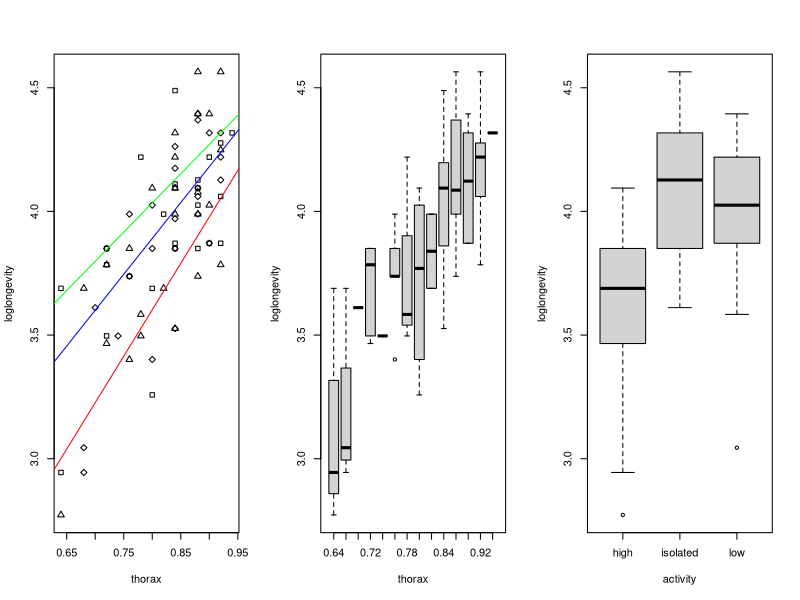
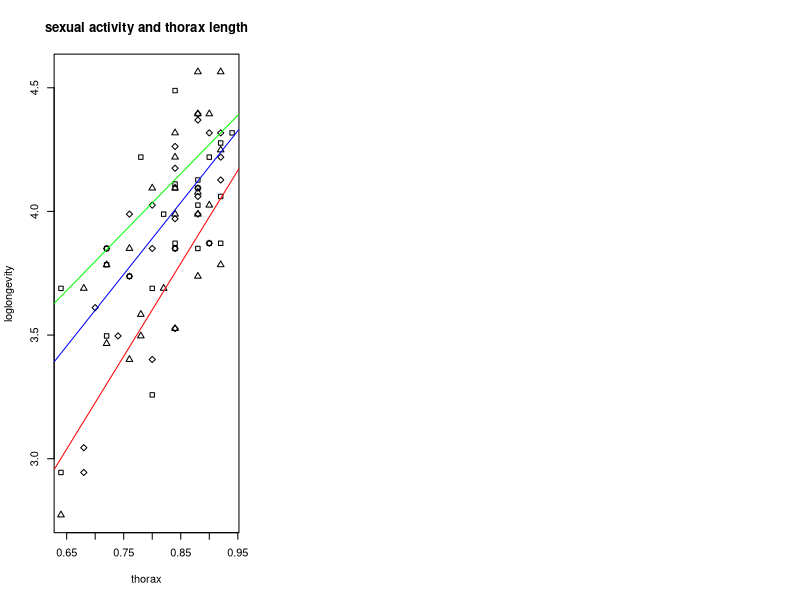
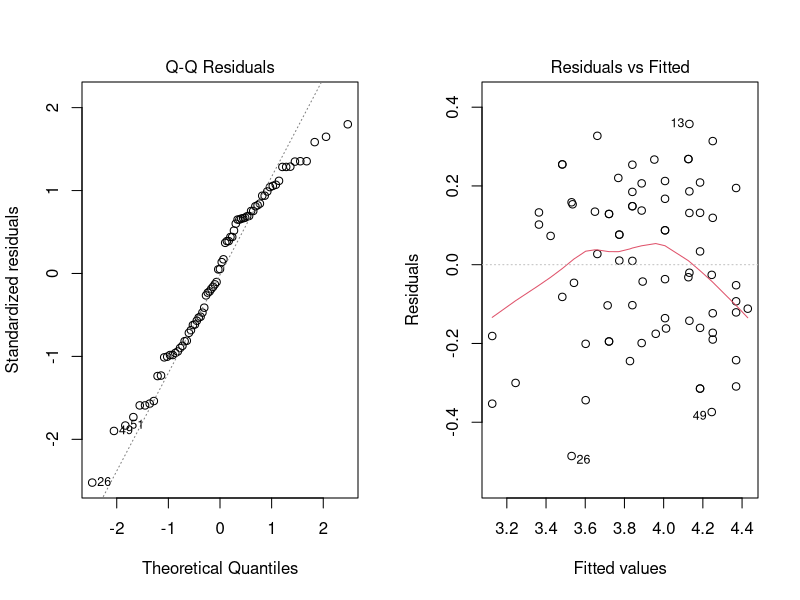
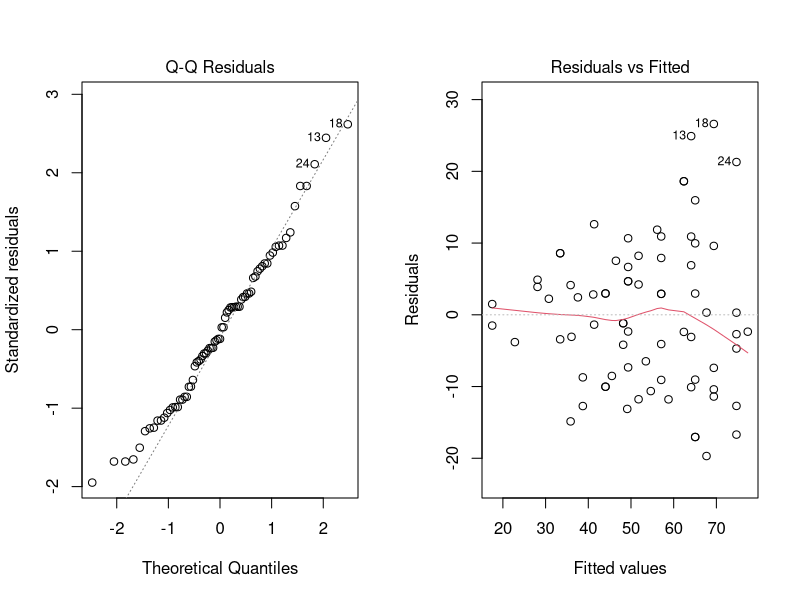
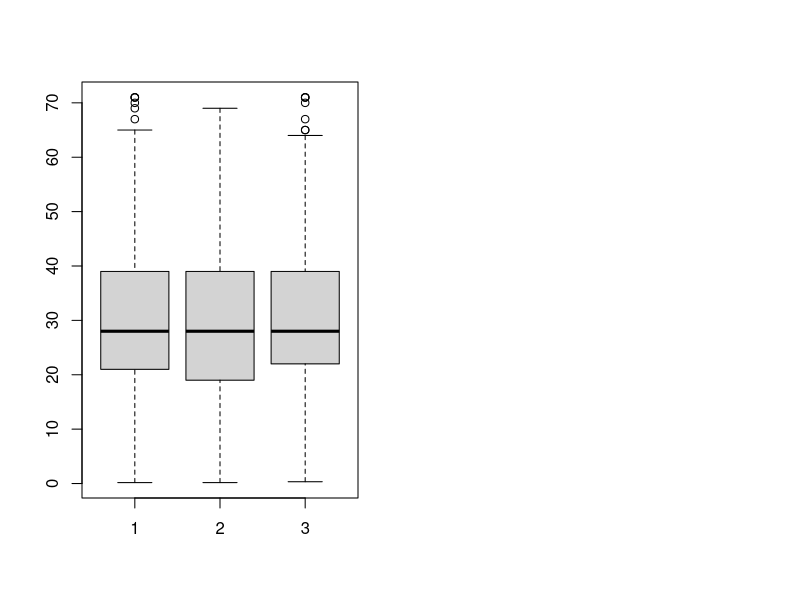
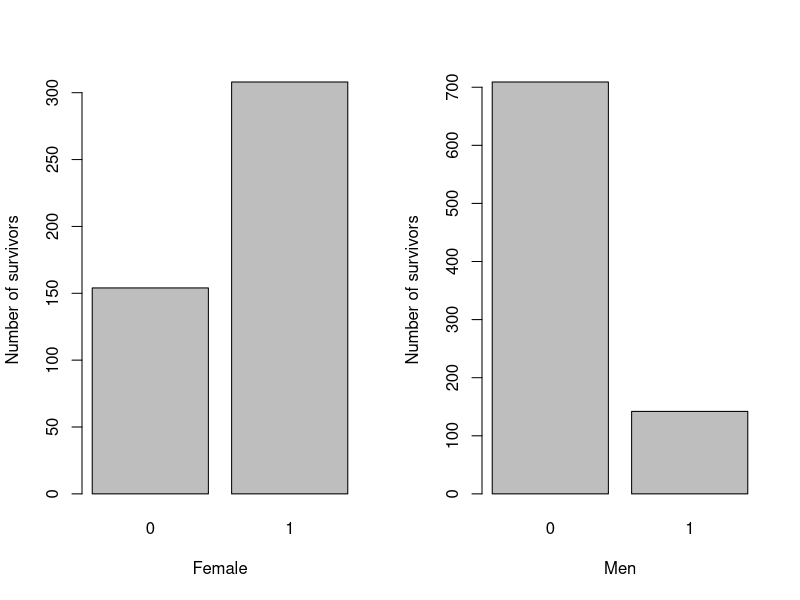
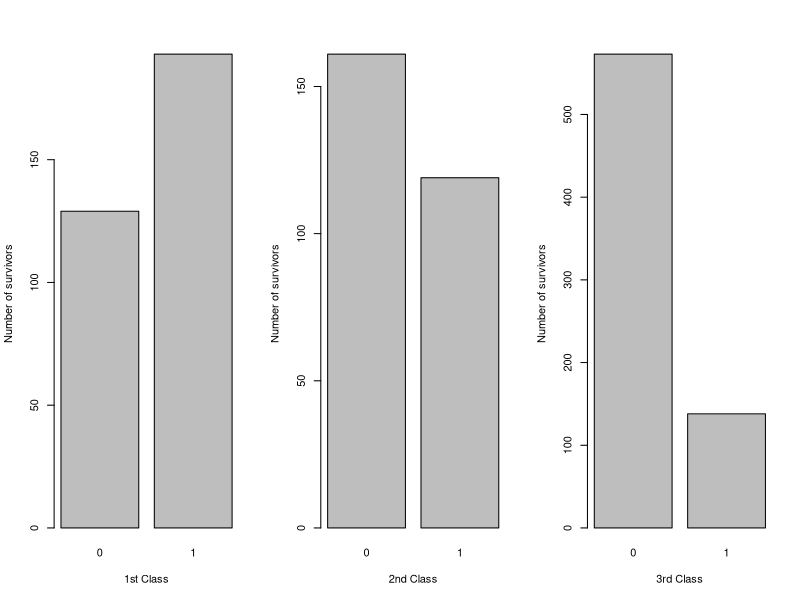
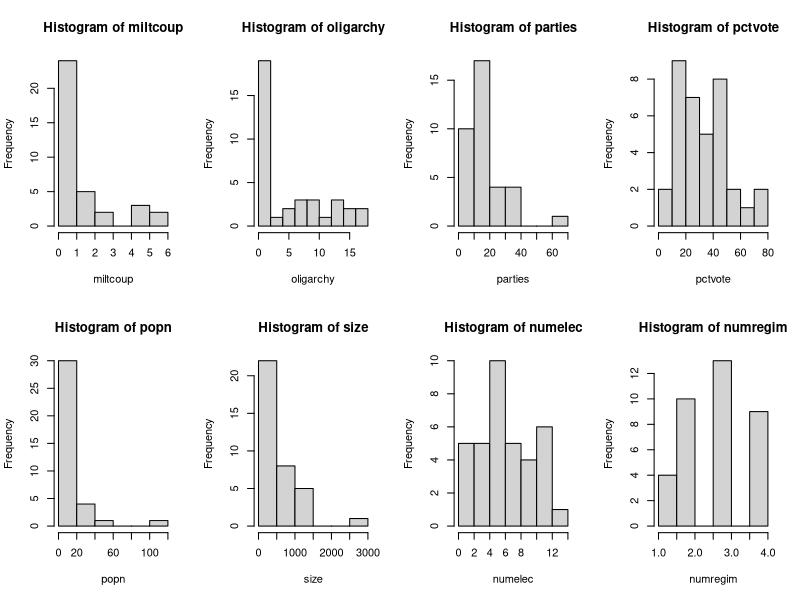

These charts were generated, in order, by the following R code:
## ---- chunk 1
knitr::opts_chunk$set(echo = TRUE)
knitr::opts_chunk$set(fig.width=6, fig.height=4, fig.align = "center")
library(knitr)
## ---- chunk 2
ffdata = read.table('fruitflies.txt', header=T)
ffdata$loglongevity = log(ffdata$longevity)
par(mfrow=c(1,3))
plot(loglongevity~thorax, pch=c(22, 23, 24), data=ffdata)
abline(lm(loglongevity~thorax,data=ffdata[ffdata$activity=="high",]),col="red")
abline(lm(loglongevity~thorax,data=ffdata[ffdata$activity=="low",]),col="blue")
abline(lm(loglongevity~thorax,data=ffdata[ffdata$activity=="isolated",]),col="green")
boxplot(loglongevity~thorax,data=ffdata)
boxplot(loglongevity~activity, data=ffdata)
## ---- chunk 3
ffaov = lm(loglongevity~activity, data=ffdata);anova(ffaov)
## ---- chunk 4
summary(ffaov)
## ---- chunk 5
fflm = lm(loglongevity~thorax+activity,data=ffdata);drop1(fflm,test="F")
## ---- chunk 6
summary(fflm)
## ---- chunk 7
mean(ffdata$thorax)
## ---- chunk 8
plot(loglongevity~thorax, pch=c(22, 23, 24), data=ffdata,main="sexual activity and thorax length")
abline(lm(loglongevity~thorax,data=ffdata[ffdata$activity=="high",]),col="red")
abline(lm(loglongevity~thorax,data=ffdata[ffdata$activity=="low",]),col="blue")
abline(lm(loglongevity~thorax,data=ffdata[ffdata$activity=="isolated",]),col="green")
## ---- chunk 9
fflmm=lm(loglongevity~activity*thorax,data=ffdata);summary(fflmm)
## ---- chunk 10
summary(ffaov)$r.squared
summary(fflm)$r.squared
## ---- chunk 11
par(mfrow=c(1,2))
plot(fflm,2);plot(fflm,1)
## ---- chunk 12
mean(ffdata$thorax)
## ---- chunk 13
shapiro.test(residuals(fflm))
## ---- chunk 14
fflaov=lm(longevity~thorax+activity, data=ffdata)
anova(fflaov)
## ---- chunk 15
par(mfrow=c(1,2))
plot(fflaov,2);plot(fflaov,1)
## ---- chunk 16
shapiro.test(residuals(fflaov))
## ---- chunk 17
data = read.table('titanic.txt', header=T)
attach(data)
survivars_age = Age[Survived == 1]
not_survivars_age = Age[Survived == 0]
boxplot(Age, survivars_age, not_survivars_age)
## ---- chunk 18
surv_fem = table(Survived[Sex == "female"])
surv_men = table(Survived[Sex == "male"])

par(mfrow=c(1,2))
barplot(surv_fem , ylab="Number of survivors", xlab="Female")
barplot(surv_men, ylab="Number of survivors", xlab="Men")
## ---- chunk 19
surv_1cls = table(Survived[PClass == "1st"])
surv_2cls = table(Survived[PClass == "2nd"])
surv_3cls = table(Survived[PClass == "3rd"])

par(mfrow=c(1,3))
barplot(surv_1cls, ylab="Number of survivors", xlab="1st Class")
barplot(surv_2cls, ylab="Number of survivors", xlab="2nd Class")
barplot(surv_3cls, ylab="Number of survivors", xlab="3rd Class")
## ---- chunk 20
fact_PClass = factor(PClass)
fact_Sex = factor(Sex)
fact_Age = factor(Age)
titglm = glm(Survived ~ fact_PClass + fact_Sex + fact_Age, data = data, family=binomial)
#summary(titglm, maxsum = 10)
## ---- chunk 21
titglm_f = glm(Survived ~ fact_PClass + fact_Sex + Age, data = data, family=binomial)
summary(titglm_f)
## ---- chunk 22
exp(coef(titglm_f))
## ---- chunk 23
cat("odds of 1st class + female + age =", exp(3.759662 - 0 - 0 - 0.039177), "\n")
cat("odds of 1st class + male + age =", (3.759662 - 0 - 2.631357 - 0.039177), "\n")
cat("odds of 2st class + female + age =", exp(3.759662 - 1.291962 - 0 - 0.039177), "\n")
cat("odds of 2st class + male + age =", exp(3.759662 - 1.291962 - 2.631357 - 0.039177), "\n")
cat("odds of 3st class + female + age =", exp(3.759662 - 2.521419 - 0 - 0.039177), "\n")
cat("odds of 3st class + male + age =", exp(3.759662 - 2.521419 - 2.631357 - 0.039177), "\n")
## ---- chunk 24
glm1 = glm(Survived ~ Age * fact_Sex, data = data, family=binomial)
anova(glm1, test="Chisq")
## ---- chunk 25
glm2 = glm(Survived ~ Age * fact_PClass, data = data, family=binomial)
anova(glm2, test="Chisq")
## ---- chunk 26
titglm2 = glm(Survived ~ fact_PClass + fact_Sex, data = data, family=binomial)
## ---- chunk 27
p1m = predict(titglm2, data.frame(fact_PClass = "1st", fact_Sex = "male", Age = "53"), type="response")
p2m = predict(titglm2, data.frame(fact_PClass = "2nd", fact_Sex = "male", Age = "53"), type="response")
p3m = predict(titglm2, data.frame(fact_PClass = "3rd", fact_Sex = "male", Age = "53"), type="response")
p1f = predict(titglm2, data.frame(fact_PClass = "1st", fact_Sex = "female", Age = "53"), type="response")
p2f = predict(titglm2, data.frame(fact_PClass = "2nd", fact_Sex = "female", Age = "53"), type="response")
p3f = predict(titglm2, data.frame(fact_PClass = "3rd", fact_Sex = "female", Age = "53"), type="response")
## ---- chunk 28
cat("odds of 1st class + male + age(53) =", p1m / (1 - p1m), "\n")
cat("odds of 2nd class + male + age(53) =", p2m / (1 - p2m), "\n")
cat("odds of 3rd class + male + age(53) =", p3m / (1 - p3m), "\n")
cat("odds of 1st class + female + age(53) =", p1f / (1 - p1f), "\n")
cat("odds of 2nd class + female + age(53) =", p2f / (1 - p2f), "\n")
cat("odds of 3rd class + female + age(53) =", p3f / (1 - p3f), "\n")
## ---- chunk 29
tot_class = xtabs(~ Survived + fact_PClass)
tot_class
## ---- chunk 30
tot_ch = chisq.test(tot_class)
tot_ch
## ---- chunk 31
tot_sex = xtabs(~ Survived + fact_Sex)
tot_sex
## ---- chunk 32
fisher.test(tot_sex)
## ---- chunk 33
africa = read.table("africa.txt", header = T)
africa$pollib = as.factor(africa$pollib)
attach(africa)
miltcoup = as.numeric(miltcoup)

par(mfrow=c(2,4))
hist(miltcoup); hist(oligarchy)
hist(parties); hist(pctvote)
hist(popn); hist(size)
hist(numelec); hist(numregim)
## ---- chunk 34
par(mfrow=c(1,1)); pairs(africa[-3])
## ---- chunk 35
mean(miltcoup)
var(miltcoup)
## ---- chunk 36
africalm = glm(miltcoup~oligarchy+pollib+parties+pctvote+popn+size+numelec+numregim, family=poisson)
summary(africalm)
## ---- chunk 37
pollib2 = as.numeric(pollib)
pollib2[pollib2 == 1] <- 4; pollib2[pollib2 == 3] <- 1; pollib2[pollib2 == 4] <- 3

pollib2 = as.factor(pollib2); contrasts(pollib2) = contr.sum
summary(glm(miltcoup~oligarchy+pollib2+parties+pctvote+popn+size+numelec+numregim, family=poisson))
## ---- chunk 38
plot(log(fitted(africalm)), residuals(africalm), main="Residuals against log of fitted values")
## ---- chunk 39
summary(glm(miltcoup~oligarchy+pollib+parties+pctvote+popn+size+numelec+numregim, family=poisson, data = africa))
## ---- chunk 40
final_model = glm(miltcoup~oligarchy+pollib+parties, family=poisson, data = africa)
plot(log(fitted(final_model)), residuals(final_model), main="Residuals against log of fitted values")
## ---- chunk 41
par(mfrow=c(3,3))
plot(oligarchy, residuals(final_model))
plot(parties, residuals(final_model))
plot(numelec, residuals(final_model))
plot(numregim, residuals(final_model))
plot(size, residuals(final_model))
plot(popn, residuals(final_model))
plot(pctvote, residuals(final_model))
